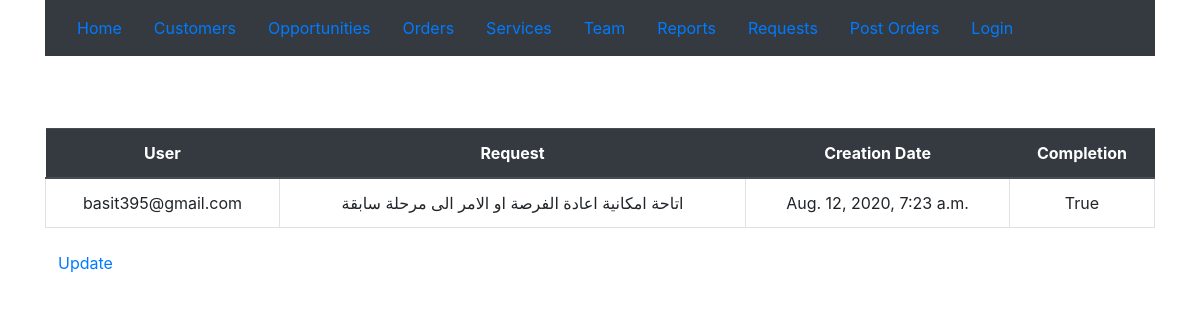
The page /crmapp/suggestion/1/ on the database its author committed.
### crmapp/models.py (models this page shows, shortened)
class suggestion(models.Model):
    requestor = models.ForeignKey(User,on_delete=models.CASCADE,related_name='user_requests')
    requesttext = models.CharField("Request",max_length=100,null=True,unique=True)
    completion = models.BooleanField(default=False)
    creationdate = models.DateTimeField("Creation Date",auto_now_add=True)
    updatedate = models.DateTimeField("Update Date",auto_now=True)
    class Meta:
        verbose_name ='Suggesion'
        verbose_name_plural ='Suggestions'

### crmapp/views.py (the view)
# urls.py: path('suggestion/<pk>/', views.suggestionDetailView.as_view(), name='suggestiondetail'),
class suggestionDetailView(DetailView):
    model = suggestion

### crmapp/templates/crmapp/suggestion_detail.html (shortened to what this page needs)
{% extends 'crmapp/base.html' %}
{% block content %}
  <br>
  <div class="container">
    <table class="table mt-5">
        <thead class="thead-dark">
      <tr>
        <th class="text-center">User</th>
        <th class="text-center">Request</th>
        <th class="text-center">Creation Date</th>
        <th class="text-center">Completion</th>
      </tr>
      <tr>
      <td class="border text-center">{{suggestion.requestor}}</td>
      <td class="border text-center">{{suggestion.requesttext}}</td>
      <td class="border text-center">{{suggestion.creationdate}}</td>
      <td class="border text-center">{{suggestion.completion}}</td>
      </tr>
    </table>
    <button type="button" class="btn btn-link"><a href="{% url 'suggestionupdate' pk=suggestion.id %}">Update</a></button>
</div>
{% endblock %}

### rows shown on the page
suggestion: requestor "basit395@gmail.com", requesttext "اتاحة امكانية اعادة الفرصة او الامر الى مرحلة سابقة", creationdate "Aug. 12, 2020, 7:23 a.m.", completion "True"
